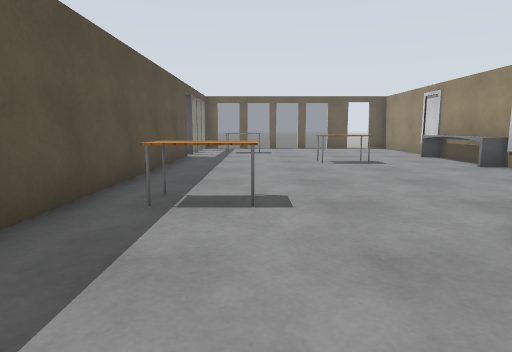
[1] (above)

12 first-person views from a walk through a world built for the Gazebo simulator. The camera is 1 m above the floor, tilts 8° down and sees 75° across. Floor lines are 1 m apart. The floor is counted in squares, 1 m on a side. Each view is taken from the middle of a square. On the plan, view 1 faces up. The plan holds only what a view shows up to about 13 squares ahead; the rest is blank. Simple patterns stand in for the simulator's built-in surfaces. Surface patterns are stand-ins for the level's own textures.

[2]
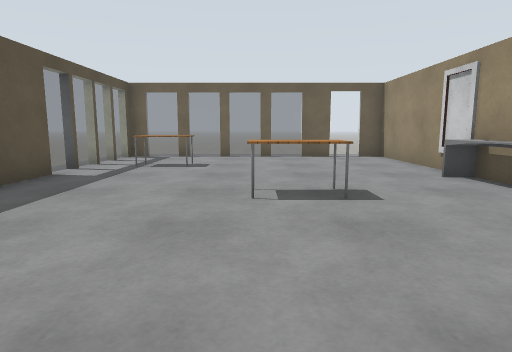

[3]
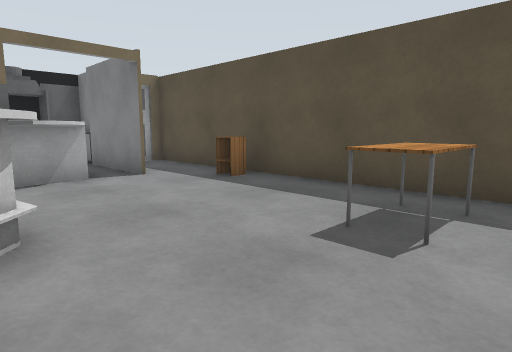

[4]
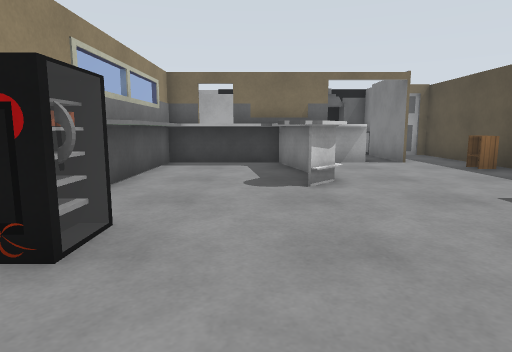

[5]
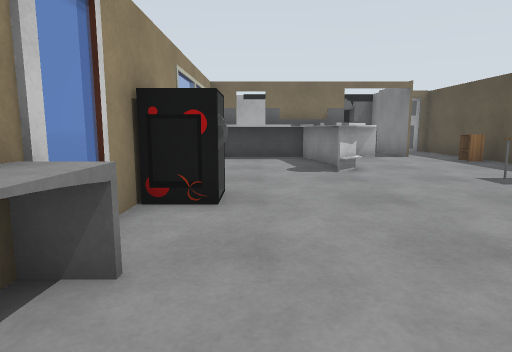

[6]
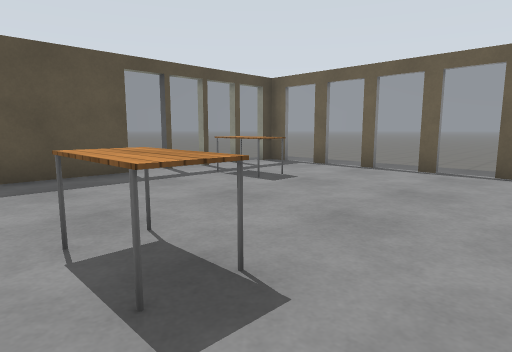

[7]
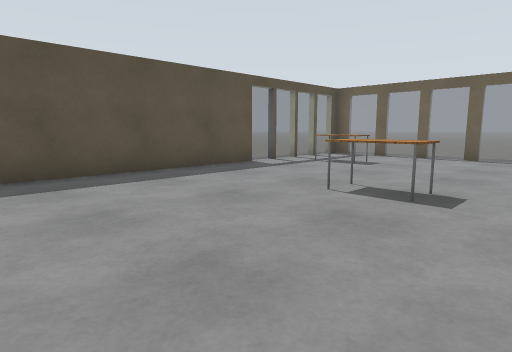

[8]
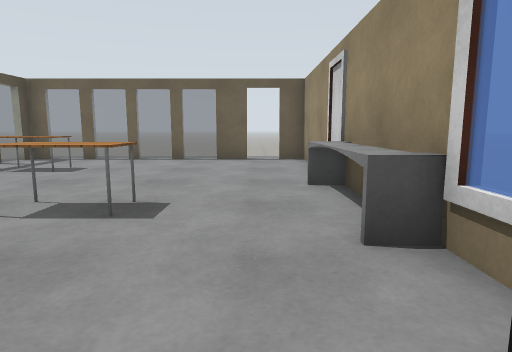

[9]
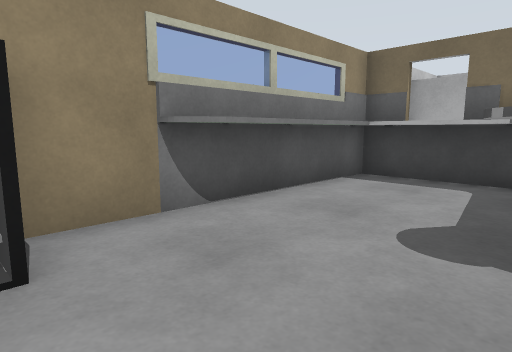

[10]
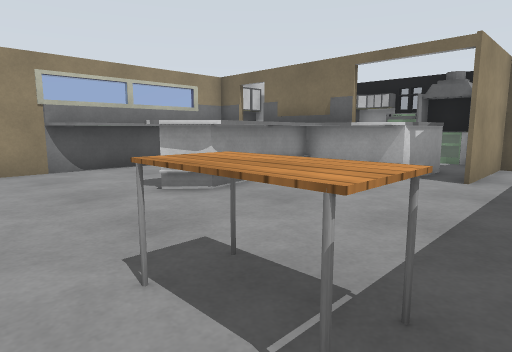

[11]
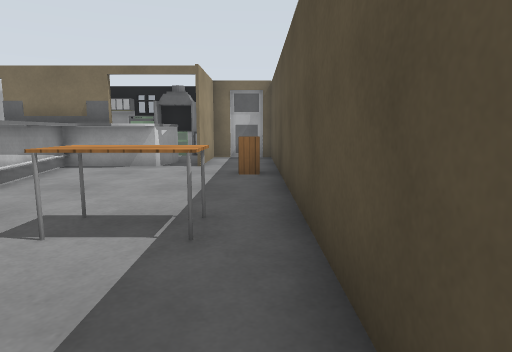

[12]
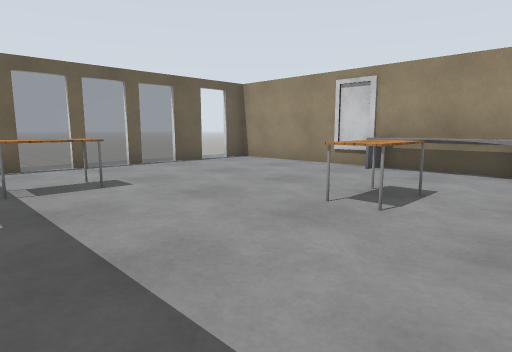

### Floor plan
Key: @ floor where view 1 was taken; # wall or solid block; . main floor; - floor 0.25 m lower than the main floor; = window, fence, low wall or low ledge; T table; C cabinet.
Columns run from 3 left of view 1 to 7 right of it. Each row starts with its distance up from view 1.
 18  .........
 17 ##=====#.##
 16 =.........#
 15 =.........#
 14 =.TT......#
 13 =.........=
 12 #........=#
 11 #........=-
 10 #....TT..=-
  9 #........=#
  8 #.........=
  7 #.........#
  6 #........=#
  5 #.TT......#
  4 #.........#
  3 #.....#..##
  2 #.....#..#
  1 #.....#..#
  0 #C.@..####
 -1 #..#######
 -2 #..##   ##
 -3 #..#    ##
 -4 ####
 -5    #####
 -6    #####

Positions as (right, up) in squares from view 1, and headings:
1: (0, 0), facing up
2: (2, 5), facing up
3: (3, 6), facing down-left
4: (4, 9), facing down
5: (5, 11), facing down
6: (5, 9), facing up-left
7: (5, 5), facing up-left
8: (5, 6), facing up
9: (3, 6), facing down-right
10: (-2, 6), facing down-right
11: (-2, 8), facing down
12: (-2, 8), facing up-right
